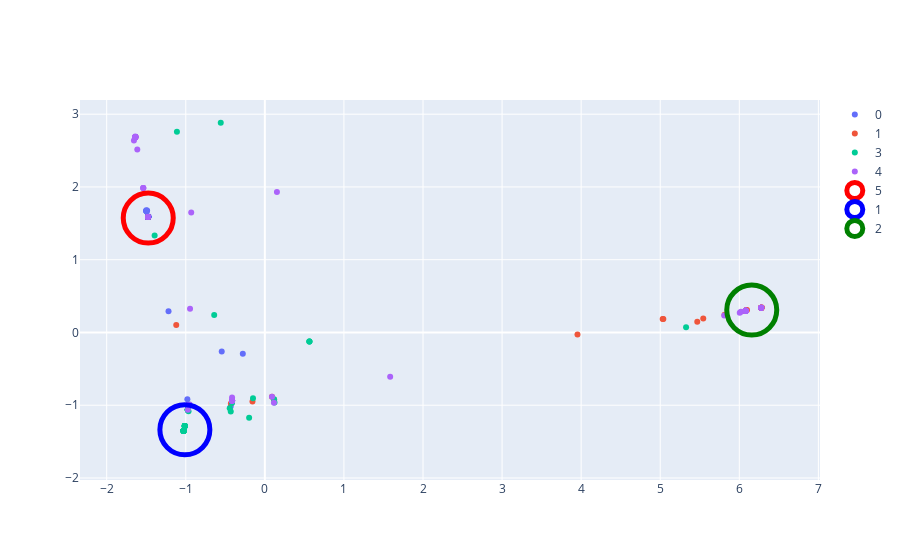

Write notebook code for a chart like this one.
### Code cell
#local_l= SequenceStore[1]['757862']
coords= {z:[x for x in range(len(label_vector)) if label_vector[x] == z] for z in list(set(label_vector))}

pca2 = PCA(n_components=ncomps, whiten=False,svd_solver='randomized')
featl= pca2.fit_transform(local_l)

figwl= [go.Scatter(
    x= featl[coords[i],0],
    y= featl[coords[i],1],
    mode= 'markers',
    name= str(i)
) for i in coords.keys()]


cols_avail= [
    'red','blue','green'
]
 

cols_cl= {found_keys[x]:cols_avail[x] for x in range(len(cols_avail))}

figwl.extend([go.Scatter(
    x= [np.mean(g,axis= 0)[0]],
    y= [np.mean(g,axis= 0)[1]],
    mode= 'markers',
    marker=dict(
    color='rgba(135, 206, 250, 0)',
    size=50,
    opacity= 1,
    line=dict(
        color=cols_cl[v],
        width=5
    )
),
    name= str(v)
) for v,g in lclust_samp.items()])


layout= go.Layout()

Figure_wl= go.Figure(data= figwl, layout= layout)

iplot(Figure_wl)
